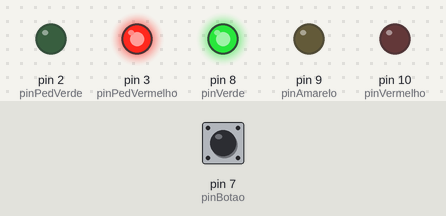
The sketch below on a simulated Arduino Uno, built with avr-gcc and run on an emulated ATmega328P. On the bench: output pins drawn as LEDs (lit = HIGH). Dashed ring = blinking. The inputs (shaded band) are chosen by the test bench; at power-on: pin 7 (pinBotao) HIGH.

Above: at 1.2 s.
1.3 s: pin 7 (pinBotao) pulled LOW for 0.15 s
At 2.4 s:
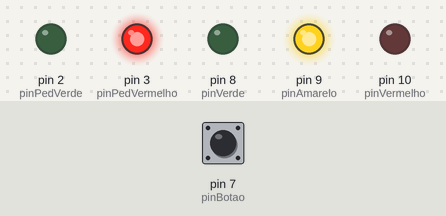
2.9 s: pin 7 (pinBotao) pulled LOW for 1 s
At 3.6 s:
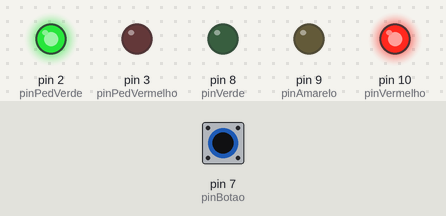
5.4 s: pin 7 (pinBotao) pulled LOW for 0.15 s
At 5.6 s:
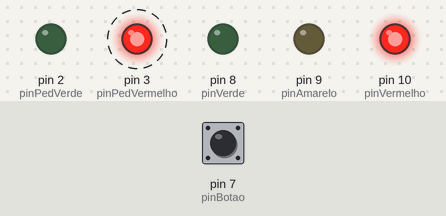
8.4 s: pin 7 (pinBotao) pulled LOW for 3.2 s
At 9.0 s:
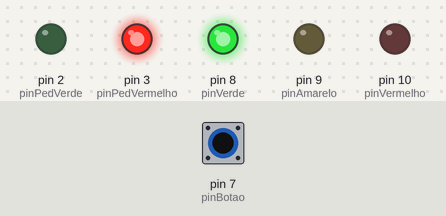
Timing chart, 0 to 11.4 s (numbered marks = the images above; inputs shaded):
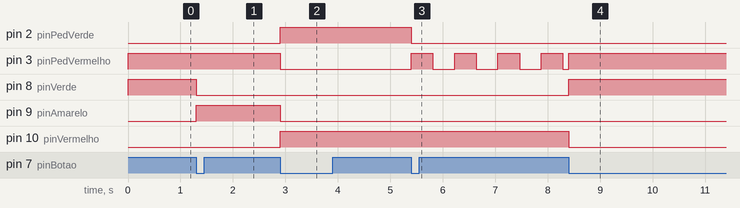

The sketch:

ifelse.ino
```cpp
int pinVermelho = 10;
int pinAmarelo = 9;
int pinVerde = 8;
int pinBotao = 7;
int faseSemaforo;
int estadoBotao;
int estadoBotaoAnt;

int pinPedVermelho = 3;
int pinPedVerde = 2;

int tempoPisca;
int estadoPisca;

void setup() {
  // put your setup code here, to run once:
  pinMode(pinVerde, OUTPUT);
  pinMode(pinAmarelo, OUTPUT);
  pinMode(pinVermelho, OUTPUT);
  pinMode(pinPedVerde, OUTPUT);
  pinMode(pinPedVermelho, OUTPUT);
  pinMode(pinBotao, INPUT);

  faseSemaforo = 1;
  estadoBotaoAnt = digitalRead(pinBotao); //situação anterior do botão
  tempoPisca = 0;
  estadoPisca = HIGH;
}

void loop() {
  // put your main code here, to run repeatedly:

  estadoBotao = digitalRead(pinBotao);
  if ((estadoBotao == LOW) && (estadoBotaoAnt == HIGH)){
    faseSemaforo = faseSemaforo + 1;
    if (faseSemaforo > 4 ){
      faseSemaforo = 1;
    }
  }

  estadoBotaoAnt = estadoBotao;

  //Verde ON
  if(faseSemaforo == 1){
    digitalWrite(pinVerde, HIGH);
    digitalWrite(pinAmarelo, LOW);
    digitalWrite(pinVermelho, LOW);

    digitalWrite(pinPedVermelho, HIGH);
    digitalWrite(pinPedVerde, LOW);
  }

  //Amarelo ON
  if(faseSemaforo == 2){
    digitalWrite(pinVerde, LOW);
    digitalWrite(pinAmarelo, HIGH);
    digitalWrite(pinVermelho, LOW);

    digitalWrite(pinPedVermelho, HIGH);
    digitalWrite(pinPedVerde, LOW);
  }

  //Vermelho ON
  if(faseSemaforo == 3){
    digitalWrite(pinVerde, LOW);
    digitalWrite(pinAmarelo, LOW);
    digitalWrite(pinVermelho, HIGH);

    digitalWrite(pinPedVermelho, LOW);
    digitalWrite(pinPedVerde, HIGH);
  }

    //Semafor pedestre piscando
  if(faseSemaforo == 4){
    digitalWrite(pinVerde, LOW);
    digitalWrite(pinAmarelo, LOW);
    digitalWrite(pinVermelho, HIGH);

    tempoPisca = tempoPisca + 1;

    if (tempoPisca  == 400){
      estadoPisca = !estadoPisca;
      tempoPisca = 0;
    }
    digitalWrite(pinPedVermelho, estadoPisca);
    digitalWrite(pinPedVerde, LOW);
  }
  delay(1);
}
```

Measured:
- after the input at 1.3 s, pin 8 (pinVerde): HIGH → LOW at once; pin 9 (pinAmarelo): LOW → HIGH at once
- after the input at 2.9 s, pin 2 (pinPedVerde), pin 10 (pinVermelho): LOW → HIGH at once; pin 3 (pinPedVermelho), pin 9 (pinAmarelo): HIGH → LOW at once
- after the input at 5.4 s, pin 2 (pinPedVerde): HIGH → LOW at once; pin 3 (pinPedVermelho): alternates HIGH for 0.41 s and LOW for 0.41 s, starting at once
- after the input at 8.4 s, pin 8 (pinVerde): LOW → HIGH at once; pin 10 (pinVermelho): HIGH → LOW at once
